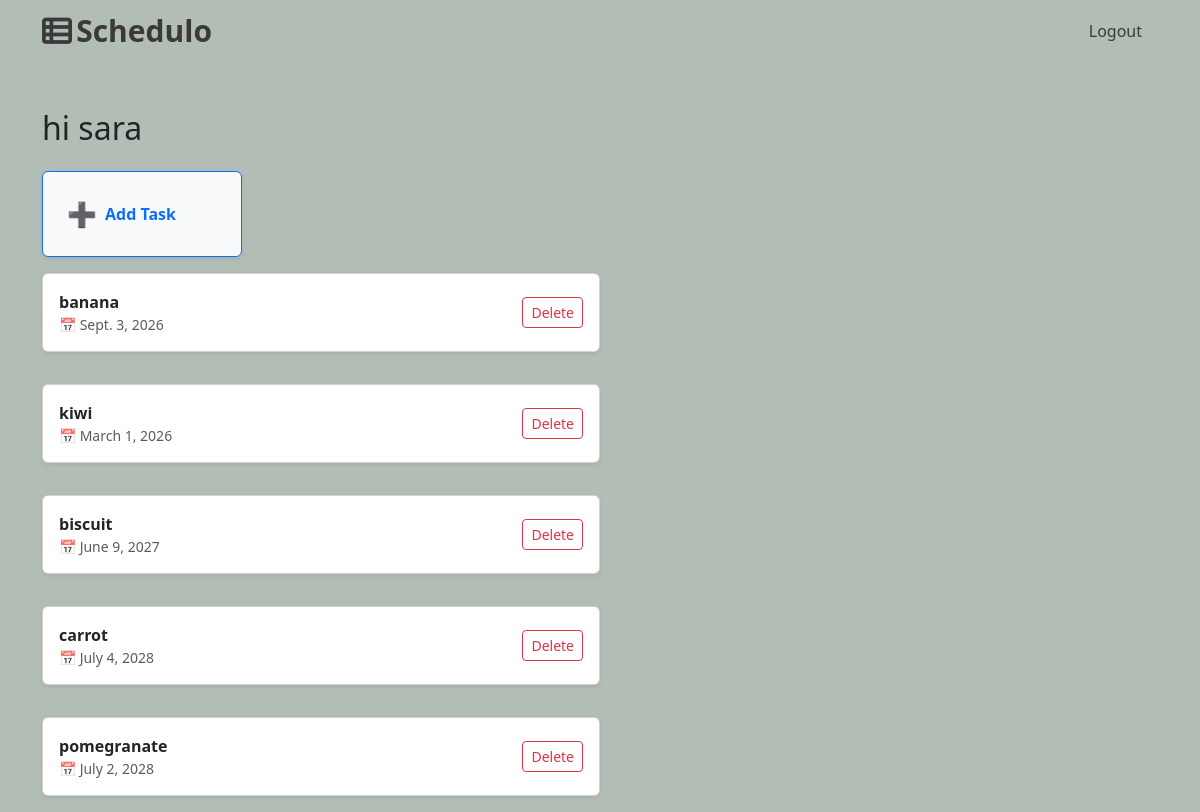
The page /task/list/ (signed in) on the database as committed earlier.
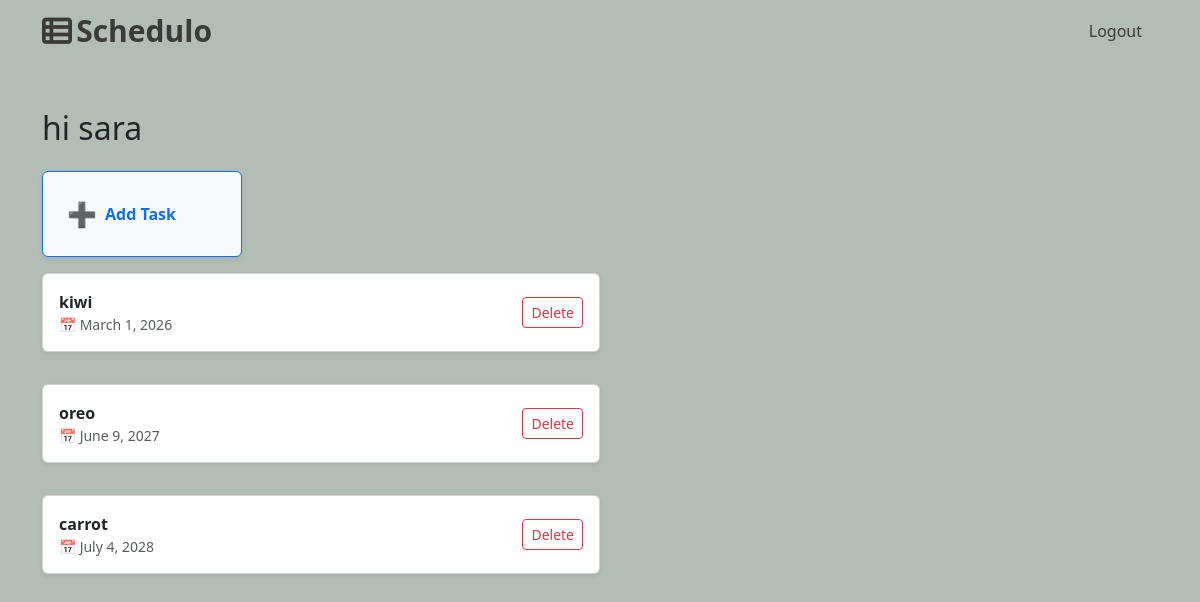
The same page on the database as committed later.
### my_app/models.py (models this page shows, shortened)
class TaskModel(models.Model):
    task_name=models.CharField(max_length=100)
    created_date= models.DateField(auto_now_add=True)
    due_date=models.DateField()
    description=models.TextField(null=True,blank=True)
    category =[
        ('work','work'),
        ('personal','personal'),
        ('urgent','urgent')
    ]
    task_catagory=models.CharField(max_length=100,choices=category)
    completed_status=models.BooleanField(default=False)
    user_id=models.ForeignKey(User,on_delete=models.CASCADE)  #one to many

### my_app/views.py (the view)
# urls.py: path('task/list/',Taskreadview.as_view(),name='tasklist'),
class Taskreadview(View):
    def get(self,request):
        items=TaskModel.objects.filter(user_id=request.user)
        return render(request,'tasklist.html',{'items':items})

### my_app/templates/tasklist.html (shortened to what this page needs)
<!DOCTYPE html>
<html lang="en">
<head>
  <link href="https://cdn.jsdelivr.net/npm/bootstrap@5.3.5/dist/css/bootstrap.min.css" rel="stylesheet"
>
  <link rel="stylesheet" href="https://cdnjs.cloudflare.com/ajax/libs/font-awesome/6.7.2/css/all.min.css"
 />
  <script src="https://cdn.jsdelivr.net/npm/@tailwindcss/browser@4"></script>
</head>
<body>
  <div class="navbar navbar-dark navbar-light bg-transparent " style=" background-color:rgb(207, 159, 88);">
    <div class="container">
      <div class="justify-content">
        <i class="fa-solid fa-table-list" style="color:#3A3A3A; font-size:30px; font-weight:bold;"></i>
        <a class="navbar-brand " style="color:#3A3A3A; font-size:30px; font-weight:bold;" href="#">Schedulo</a>
      </div>
      <ul class="nav justify-content-end">
        <li class="nav-item">
          {% if user.is_authenticated %}
          <a class="nav-link  " style="color: #3A3A3A;" href="{% url 'logout' %}">Logout</a>
          {% else %}
          <a class="nav-link  " style="color: #3A3A3A;" href="{% url 'login' %}">Login</a>
          {% endif %}
        </li>
      </ul>
    </div>
  </div>
  <div class="container mt-5">
    <h2 class="mb-4">hi {{ request.user }}</h2>
    <div class="mb-3">
      <a href="{% url 'create' %}"
        class="d-block rounded-md border border-primary bg-light text-primary p-4 shadow-sm w-100"
        style="max-width: 200px; text-decoration: none;">
        <div class="d-flex align-items-center gap-2">
          <span style="font-size: 1.5rem;">➕</span>
          <strong>Add Task</strong>
        </div>
      </a>
    </div>
    <div class="d-flex flex-column align-items-start gap-3">
      {% for i in items %}
      <div class="card mb-3 shadow-sm w-50">
        <div class="card-body d-flex justify-content-between align-items-center">
          <a href="{% url 'update' i.id %}" class="text-decoration-none text-dark flex-grow-1">
            <div class="fw-bold">{{ i.task_name }}</div>
            <div class="text-muted small">📅 {{ i.due_date }}</div>
          </a>
          <form action="{% url 'delete' i.id %}" method="POST" class="ms-3">
            <button type="submit" class="btn btn-sm btn-outline-danger">Delete</button>
          </form>
        </div>
      </div>
      {% endfor %}
    </div>
  </div>
</body>
</html>

### my_app/templates/tasklist.html (style rules this page uses)
body { transition: background-color 0.5s ease; }

Rows that differ between the two databases and show on the page:
removed TaskModel: task_name "banana", due_date "Sept. 3, 2026"
removed TaskModel: task_name "pomegranate", due_date "July 2, 2028"
changed TaskModel: task_name "biscuit" → "oreo"
